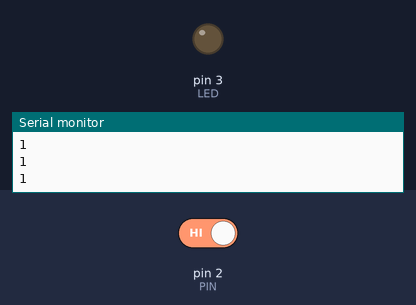
Recording of a sketch running on a simulated Arduino Uno, built with avr-gcc and run on an emulated ATmega328P. Shown: output pins drawn as LEDs (lit = HIGH), the last lines printed to the serial monitor. Dashed ring = blinking. The inputs (shaded band) are chosen by the test bench; at power-on: pin 2 (PIN) HIGH.

Above: at 1.3 s.
1.4 s: pin 2 (PIN) driven LOW
At 4.3 s:
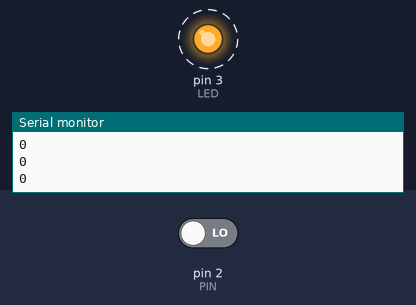
4.4 s: pin 2 (PIN) driven HIGH
At 5.0 s:
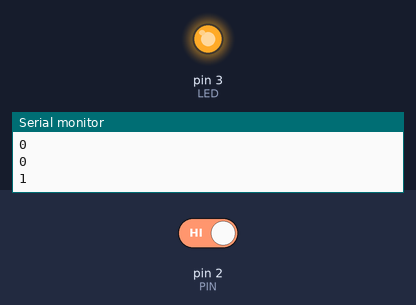
Timing chart, 0 to 7.4 s (numbered marks = the images above; inputs shaded):
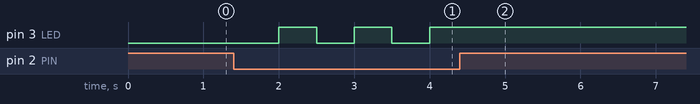

The sketch:

Button.ino
```cpp
int PIN = 2;
int LED = 3;
int state = 0;

void setup() {
  // put your setup code here, to run once:
  pinMode(PIN,INPUT);
  pinMode(LED,OUTPUT);
  Serial.begin(9600);
  state = digitalRead(PIN);
}

void loop() {
  int local = digitalRead(PIN);
  Serial.println(local);
  if(local==0){
    if(state==0){
      digitalWrite(LED,HIGH);
      state = 1;
    }else{
      digitalWrite(LED,LOW);
      state = 0;
    }
  }
  delay(500);
}
```

Measured:
- after the input at 1.4 s, pin 3 (LED): alternates HIGH for 0.50 s and LOW for 0.50 s, starting after 0.60 s
- after the input at 4.4 s, pin 3 (LED): stops changing and stays HIGH
